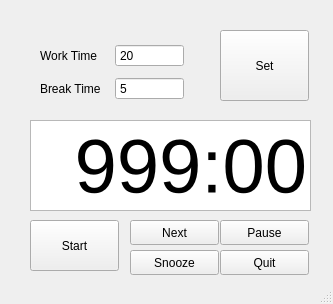
<?xml version="1.0" encoding="UTF-8"?>
<ui version="4.0">
 <class>MainWindow</class>
 <widget class="QMainWindow" name="MainWindow">
  <property name="geometry">
   <rect>
    <x>0</x>
    <y>0</y>
    <width>333</width>
    <height>304</height>
   </rect>
  </property>
  <property name="windowTitle">
   <string>Tomato</string>
  </property>
  <widget class="QWidget" name="centralwidget">
   <widget class="QPushButton" name="pushButtonSetTime">
    <property name="geometry">
     <rect>
      <x>220</x>
      <y>30</y>
      <width>89</width>
      <height>71</height>
     </rect>
    </property>
    <property name="text">
     <string>Set</string>
    </property>
   </widget>
   <widget class="QPushButton" name="pushButtonStartTime">
    <property name="geometry">
     <rect>
      <x>30</x>
      <y>220</y>
      <width>89</width>
      <height>51</height>
     </rect>
    </property>
    <property name="text">
     <string>Start</string>
    </property>
   </widget>
   <widget class="QPushButton" name="pushButtonPause">
    <property name="geometry">
     <rect>
      <x>220</x>
      <y>220</y>
      <width>89</width>
      <height>25</height>
     </rect>
    </property>
    <property name="text">
     <string>Pause</string>
    </property>
   </widget>
   <widget class="QPushButton" name="pushButtonNextStep">
    <property name="geometry">
     <rect>
      <x>130</x>
      <y>220</y>
      <width>89</width>
      <height>25</height>
     </rect>
    </property>
    <property name="text">
     <string>Next</string>
    </property>
   </widget>
   <widget class="QPushButton" name="pushButtonSnooze">
    <property name="geometry">
     <rect>
      <x>130</x>
      <y>250</y>
      <width>89</width>
      <height>25</height>
     </rect>
    </property>
    <property name="text">
     <string>Snooze</string>
    </property>
   </widget>
   <widget class="QGraphicsView" name="graphicsView">
    <property name="geometry">
     <rect>
      <x>30</x>
      <y>120</y>
      <width>281</width>
      <height>91</height>
     </rect>
    </property>
   </widget>
   <widget class="QPushButton" name="pushButtonQuit">
    <property name="geometry">
     <rect>
      <x>220</x>
      <y>250</y>
      <width>89</width>
      <height>25</height>
     </rect>
    </property>
    <property name="text">
     <string>Quit</string>
    </property>
   </widget>
   <widget class="QWidget" name="layoutWidget">
    <property name="geometry">
     <rect>
      <x>40</x>
      <y>40</y>
      <width>144</width>
      <height>64</height>
     </rect>
    </property>
    <layout class="QVBoxLayout" name="verticalLayout">
     <item>
      <layout class="QHBoxLayout" name="horizontalLayout">
       <item>
        <widget class="QLabel" name="label">
         <property name="text">
          <string>Work Time</string>
         </property>
        </widget>
       </item>
       <item>
        <widget class="QSpinBox" name="spinBoxWork">
         <property name="toolTip">
          <string/>
         </property>
         <property name="whatsThis">
          <string/>
         </property>
         <property name="accessibleName">
          <string/>
         </property>
         <property name="accessibleDescription">
          <string>&lt;html&gt;&lt;head/&gt;&lt;body&gt;&lt;p&gt;Time of Work Session&lt;/p&gt;&lt;/body&gt;&lt;/html&gt;</string>
         </property>
         <property name="styleSheet">
          <string notr="true"/>
         </property>
         <property name="buttonSymbols">
          <enum>QAbstractSpinBox::NoButtons</enum>
         </property>
         <property name="specialValueText">
          <string/>
         </property>
         <property name="maximum">
          <number>999</number>
         </property>
         <property name="value">
          <number>20</number>
         </property>
        </widget>
       </item>
      </layout>
     </item>
     <item>
      <layout class="QHBoxLayout" name="horizontalLayout_2">
       <item>
        <widget class="QLabel" name="label_2">
         <property name="text">
          <string>Break Time</string>
         </property>
        </widget>
       </item>
       <item>
        <widget class="QSpinBox" name="spinBoxBreak">
         <property name="toolTip">
          <string/>
         </property>
         <property name="buttonSymbols">
          <enum>QAbstractSpinBox::NoButtons</enum>
         </property>
         <property name="suffix">
          <string/>
         </property>
         <property name="maximum">
          <number>999</number>
         </property>
         <property name="value">
          <number>5</number>
         </property>
        </widget>
       </item>
      </layout>
     </item>
    </layout>
   </widget>
   <widget class="QLabel" name="labelDispTimer">
    <property name="geometry">
     <rect>
      <x>36</x>
      <y>126</y>
      <width>271</width>
      <height>81</height>
     </rect>
    </property>
    <property name="font">
     <font>
      <pointsize>57</pointsize>
      <weight>50</weight>
      <bold>false</bold>
     </font>
    </property>
    <property name="layoutDirection">
     <enum>Qt::RightToLeft</enum>
    </property>
    <property name="text">
     <string>999:00</string>
    </property>
    <property name="alignment">
     <set>Qt::AlignRight|Qt::AlignTrailing|Qt::AlignVCenter</set>
    </property>
   </widget>
  </widget>
  <widget class="QStatusBar" name="statusbar"/>
 </widget>
 <resources/>
 <connections>
  <connection>
   <sender>pushButtonQuit</sender>
   <signal>clicked()</signal>
   <receiver>MainWindow</receiver>
   <slot>close()</slot>
   <hints>
    <hint type="sourcelabel">
     <x>277</x>
     <y>265</y>
    </hint>
    <hint type="destinationlabel">
     <x>324</x>
     <y>256</y>
    </hint>
   </hints>
  </connection>
 </connections>
</ui>
